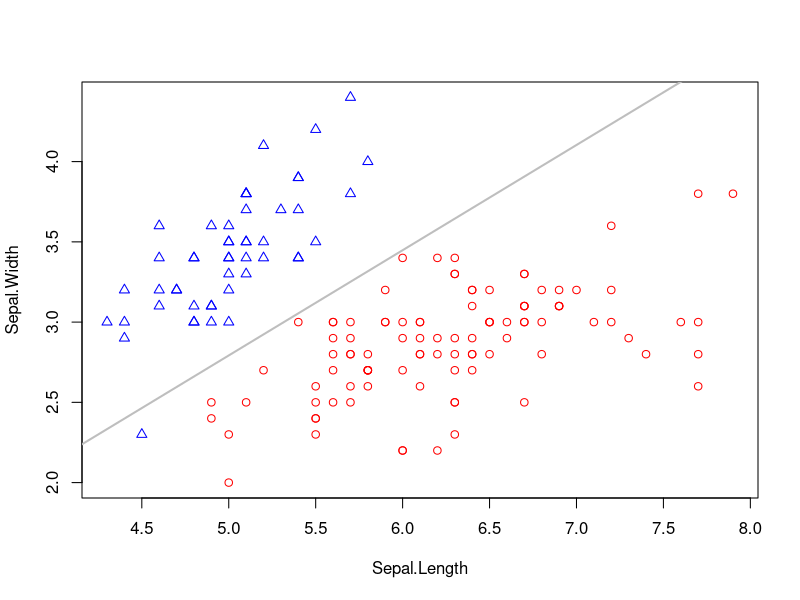

The R script that drew this image:
data(iris)

#train_indices = sample(1:150, 125)
train_indices = 1:150 # Train with full data set for now
# Use sepal length and sepal width for our two input data vectors

train = iris[train_indices,c("Sepal.Length", "Sepal.Width")]
train_response = iris[train_indices, c("Species")] == "setosa"  # Turn into binary response


# Try 1, solving as a generalized eigenvalue problem. Abandoned due to frustration
#  http://www.cs.rpi.edu/~zaki/www-new/uploads/Dmcourse/Main/chap22.pdf
# D = split(train, train_response)
# mu = lapply(D, function(input){return(apply(input, 2, mean))})
# B = (mu[[1]] - mu[[2]]) %*% t(mu[[1]] - mu[[2]])
# Z = lapply(1:2, function(input){return(D[[input]] - matrix(rep(1, nrow(D[[input]]))) %*%  mu[[input]])})
# S_list = lapply(1:2, function(input){
# 	mat = as.matrix(Z[[input]])
# 	return(t(mat) %*% mat)
# })
# S = S_list[[1]] + S_list[[2]]
# # w = eigen(solve(S) %*% B)


# Try 2

# Hard code example for K=2
# Formulas referenced from ESL p 109 (Hastie, Tibshirani)
K = 2
N = length(train_response)
N1 = sum(train_response)
N2 = sum(!train_response)

pihat1 = N1 / N
pihat2 = N2 / N

muhat1 = apply(train[train_response,], 2, sum) / N1
muhat2 = apply(train[!train_response,], 2, sum) / N2

Z1 = cbind(train[train_response, 1] - muhat1[1], train[train_response, 2] - muhat1[2])
Z2 = cbind(train[!train_response, 1] - muhat2[1], train[!train_response, 2] - muhat2[2])

S1 = t(Z1) %*% Z1
S2 = t(Z2) %*% Z2
sigmahat = 1/(N-K)*(S1+S2)

# The functions below will call parameter estimates calculated above from global (I know...shame)

# Finding the decision border by writing x2 as a function of x1 (calculated with some linear algebra)
border = function(x1){
	sinv = solve(sigmahat)
	M = muhat2-muhat1
	right_side = 1/2*t(muhat2) %*% sinv %*% muhat2 - 1/2*t(muhat1) %*% sinv %*% muhat1 + log(N1/N) - log(N2/N)
	piece2 = x1*(sinv[1,1]*M[1] + sinv[1,2]*M[2])
	denom = sinv[2,1]*M[1] + sinv[2,2]*M[2]
	return((right_side - piece2) / denom)
}

indices = as.numeric(train_response) + 1
plot(train, pch = c(1,2)[indices], col = c("red", "blue")[indices])
in_vect = c(4,8)
y_vals = sapply(in_vect, border)
points(in_vect, y_vals, col = "grey", lwd = 2, type = "l")


lda_classification = function(one_row){
	sinv = solve(sigmahat)
	right_side = 1/2*t(muhat2) %*% sinv %*% muhat2 - 1/2*t(muhat1) %*% sinv %*% muhat1 + log(N1/N) - log(N2/N)
	left_side = as.matrix(one_row) %*% sinv %*% (muhat2-muhat1)
	return(left_side < right_side)
}

class_vect = sapply(1:150, function(i){return(lda_classification(train[i,]))})
correct_class_rate = sum(class_vect == train_response)/N


